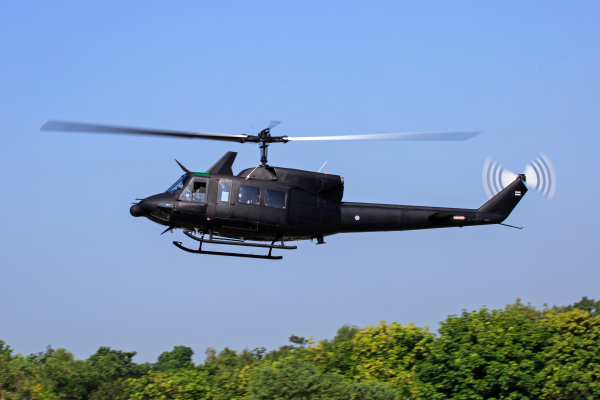
#> input picture TEMEL_ISLEMLER/media/helicopter2.jpg, 600 x 400 px
$ python threshold.py
#> lines starting #> are read from the running program, lines starting #| are printed output that depends on the picture; after the words box and inside, x2 and y2 are one past the last pixel; in counts of white or black regions, pixels touching at a corner belong together
import cv2
import numpy as np
from matplotlib import pyplot as plt

# Load the image
image_path = 'media/helicopter2.jpg'
img = cv2.imread(image_path, 0)  # Read the image as grayscale
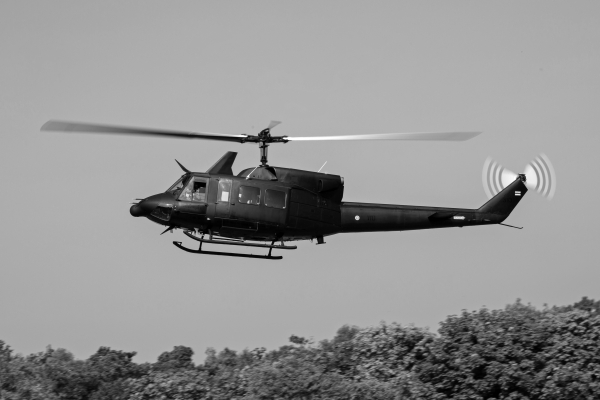
#> img: shape (400, 600); min 0, max 255, mean 146.8

# Apply global thresholding
ret, th1 = cv2.threshold(img, 150, 200, cv2.THRESH_BINARY)
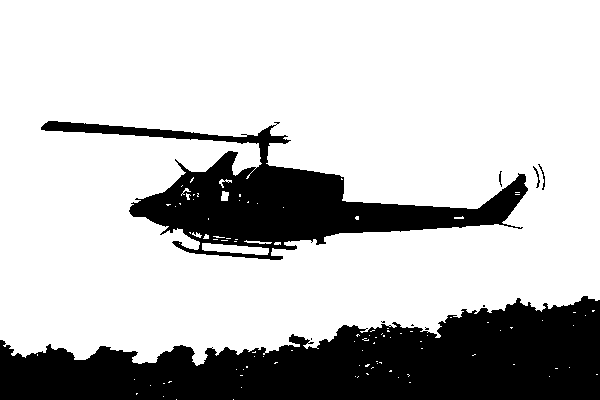
#> th1: shape (400, 600); values 0 (black) and 200 (white), 75.3% white; 10 black regions (5 under 20 px), largest, box (x1, y1, x2, y2) and area: (0, 296, 600, 400) 38665, (41, 121, 528, 260) 20513, (538, 164, 545, 190) 42, (533, 166, 540, 188) 41, (499, 171, 502, 187) 26

# Apply adaptive thresholding using mean of neighborhood
th2 = cv2.adaptiveThreshold(img, 255, cv2.ADAPTIVE_THRESH_MEAN_C, cv2.THRESH_BINARY, 21, 2)
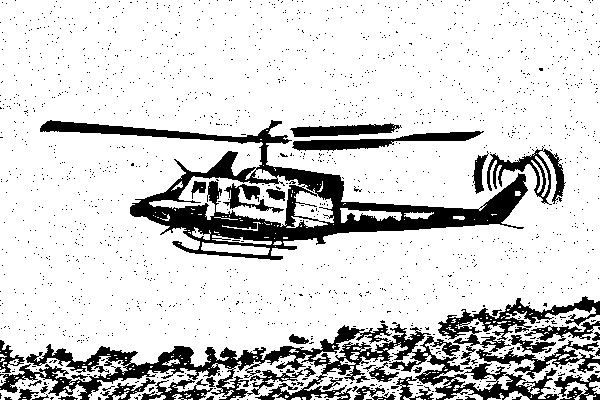
#> th2: shape (400, 600); 82.6% white; 1656 black regions (1615 under 20 px), largest, box (x1, y1, x2, y2) and area: (40, 120, 528, 260) 14315, (0, 324, 559, 400) 12086, (438, 296, 600, 352) 2395

# Apply adaptive thresholding using Gaussian-weighted sum of neighborhood
th3 = cv2.adaptiveThreshold(img, 255, cv2.ADAPTIVE_THRESH_GAUSSIAN_C, cv2.THRESH_BINARY, 21, 2)
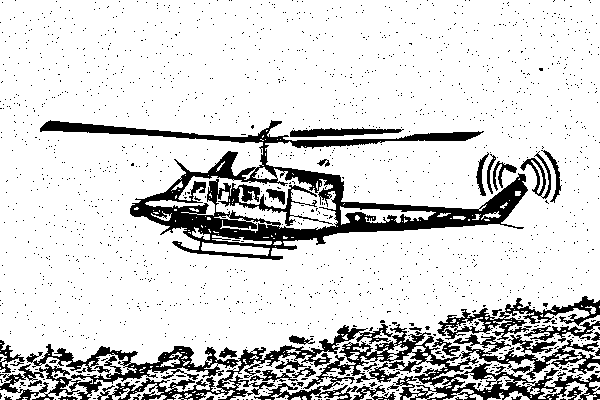
#> th3: shape (400, 600); 83.9% white; 1638 black regions (1598 under 20 px), largest, box (x1, y1, x2, y2) and area: (40, 120, 528, 260) 14812, (0, 324, 393, 400) 7155, (254, 324, 600, 400) 5987

# Display the original image and thresholded images
cv2.imshow("Original Image", img)
cv2.imshow("Global Thresholding", th1)
cv2.imshow("Adaptive Thresholding (Mean)", th2)
cv2.imshow("Adaptive Thresholding (Gaussian)", th3)

cv2.waitKey(0)
cv2.destroyAllWindows()

'''
Explanation:
1. The code begins by importing the necessary libraries, OpenCV (`cv2`), NumPy (`np`), and pyplot submodule from Matplotlib (`plt`).
2. The image path is specified, pointing to the 'helicopter2.jpg' file.
3. The image is loaded using `cv2.imread()` function with the additional argument `0` to read the image as grayscale.
4. Global thresholding is applied using `cv2.threshold()` function, which takes the grayscale image, threshold values (`150` and `200`), and thresholding method (`cv2.THRESH_BINARY`) as arguments. The result is stored in `th1`.
5. Adaptive thresholding using the mean of the neighborhood is applied using `cv2.adaptiveThreshold()` function. It takes the grayscale image, maximum pixel value (`255`), adaptive thresholding method (`cv2.ADAPTIVE_THRESH_MEAN_C`), thresholding type (`cv2.THRESH_BINARY`), block size (`21`), and constant value subtracted from the mean (`2`) as arguments. The result is stored in `th2`.
6. Adaptive thresholding using the Gaussian-weighted sum of the neighborhood is applied similarly to step 5, with the adaptive thresholding method changed to `cv2.ADAPTIVE_THRESH_GAUSSIAN_C`. The result is stored in `th3`.
7. The original image and thresholded images are displayed using `cv2.imshow()`.
8. The program waits for a key press using `cv2.waitKey()`. After the key press, the windows are closed using `cv2.destroyAllWindows()`.
9. The code is executed sequentially, resulting in the display of the original image and different thresholded images using global and adaptive thresholding methods.
'''
